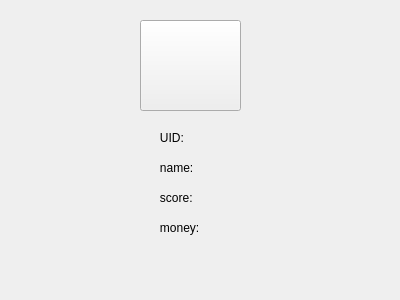
<?xml version="1.0" encoding="UTF-8"?>
<ui version="4.0">
 <class>UserInfo</class>
 <widget class="QWidget" name="UserInfo">
  <property name="geometry">
   <rect>
    <x>0</x>
    <y>0</y>
    <width>400</width>
    <height>300</height>
   </rect>
  </property>
  <property name="windowTitle">
   <string>Form</string>
  </property>
  <widget class="QPushButton" name="headBtn">
   <property name="geometry">
    <rect>
     <x>140</x>
     <y>20</y>
     <width>101</width>
     <height>91</height>
    </rect>
   </property>
   <property name="text">
    <string/>
   </property>
  </widget>
  <widget class="QLabel" name="UIDLbl">
   <property name="geometry">
    <rect>
     <x>150</x>
     <y>130</y>
     <width>41</width>
     <height>16</height>
    </rect>
   </property>
   <property name="text">
    <string>   UID:</string>
   </property>
  </widget>
  <widget class="QLabel" name="nameLbl">
   <property name="geometry">
    <rect>
     <x>150</x>
     <y>160</y>
     <width>72</width>
     <height>15</height>
    </rect>
   </property>
   <property name="text">
    <string>   name:</string>
   </property>
  </widget>
  <widget class="QLabel" name="scoreLbl">
   <property name="geometry">
    <rect>
     <x>150</x>
     <y>190</y>
     <width>72</width>
     <height>15</height>
    </rect>
   </property>
   <property name="text">
    <string>   score:</string>
   </property>
  </widget>
  <widget class="QLabel" name="moneyLbl">
   <property name="geometry">
    <rect>
     <x>150</x>
     <y>220</y>
     <width>72</width>
     <height>15</height>
    </rect>
   </property>
   <property name="text">
    <string>   money:</string>
   </property>
  </widget>
 </widget>
 <resources/>
 <connections/>
</ui>
